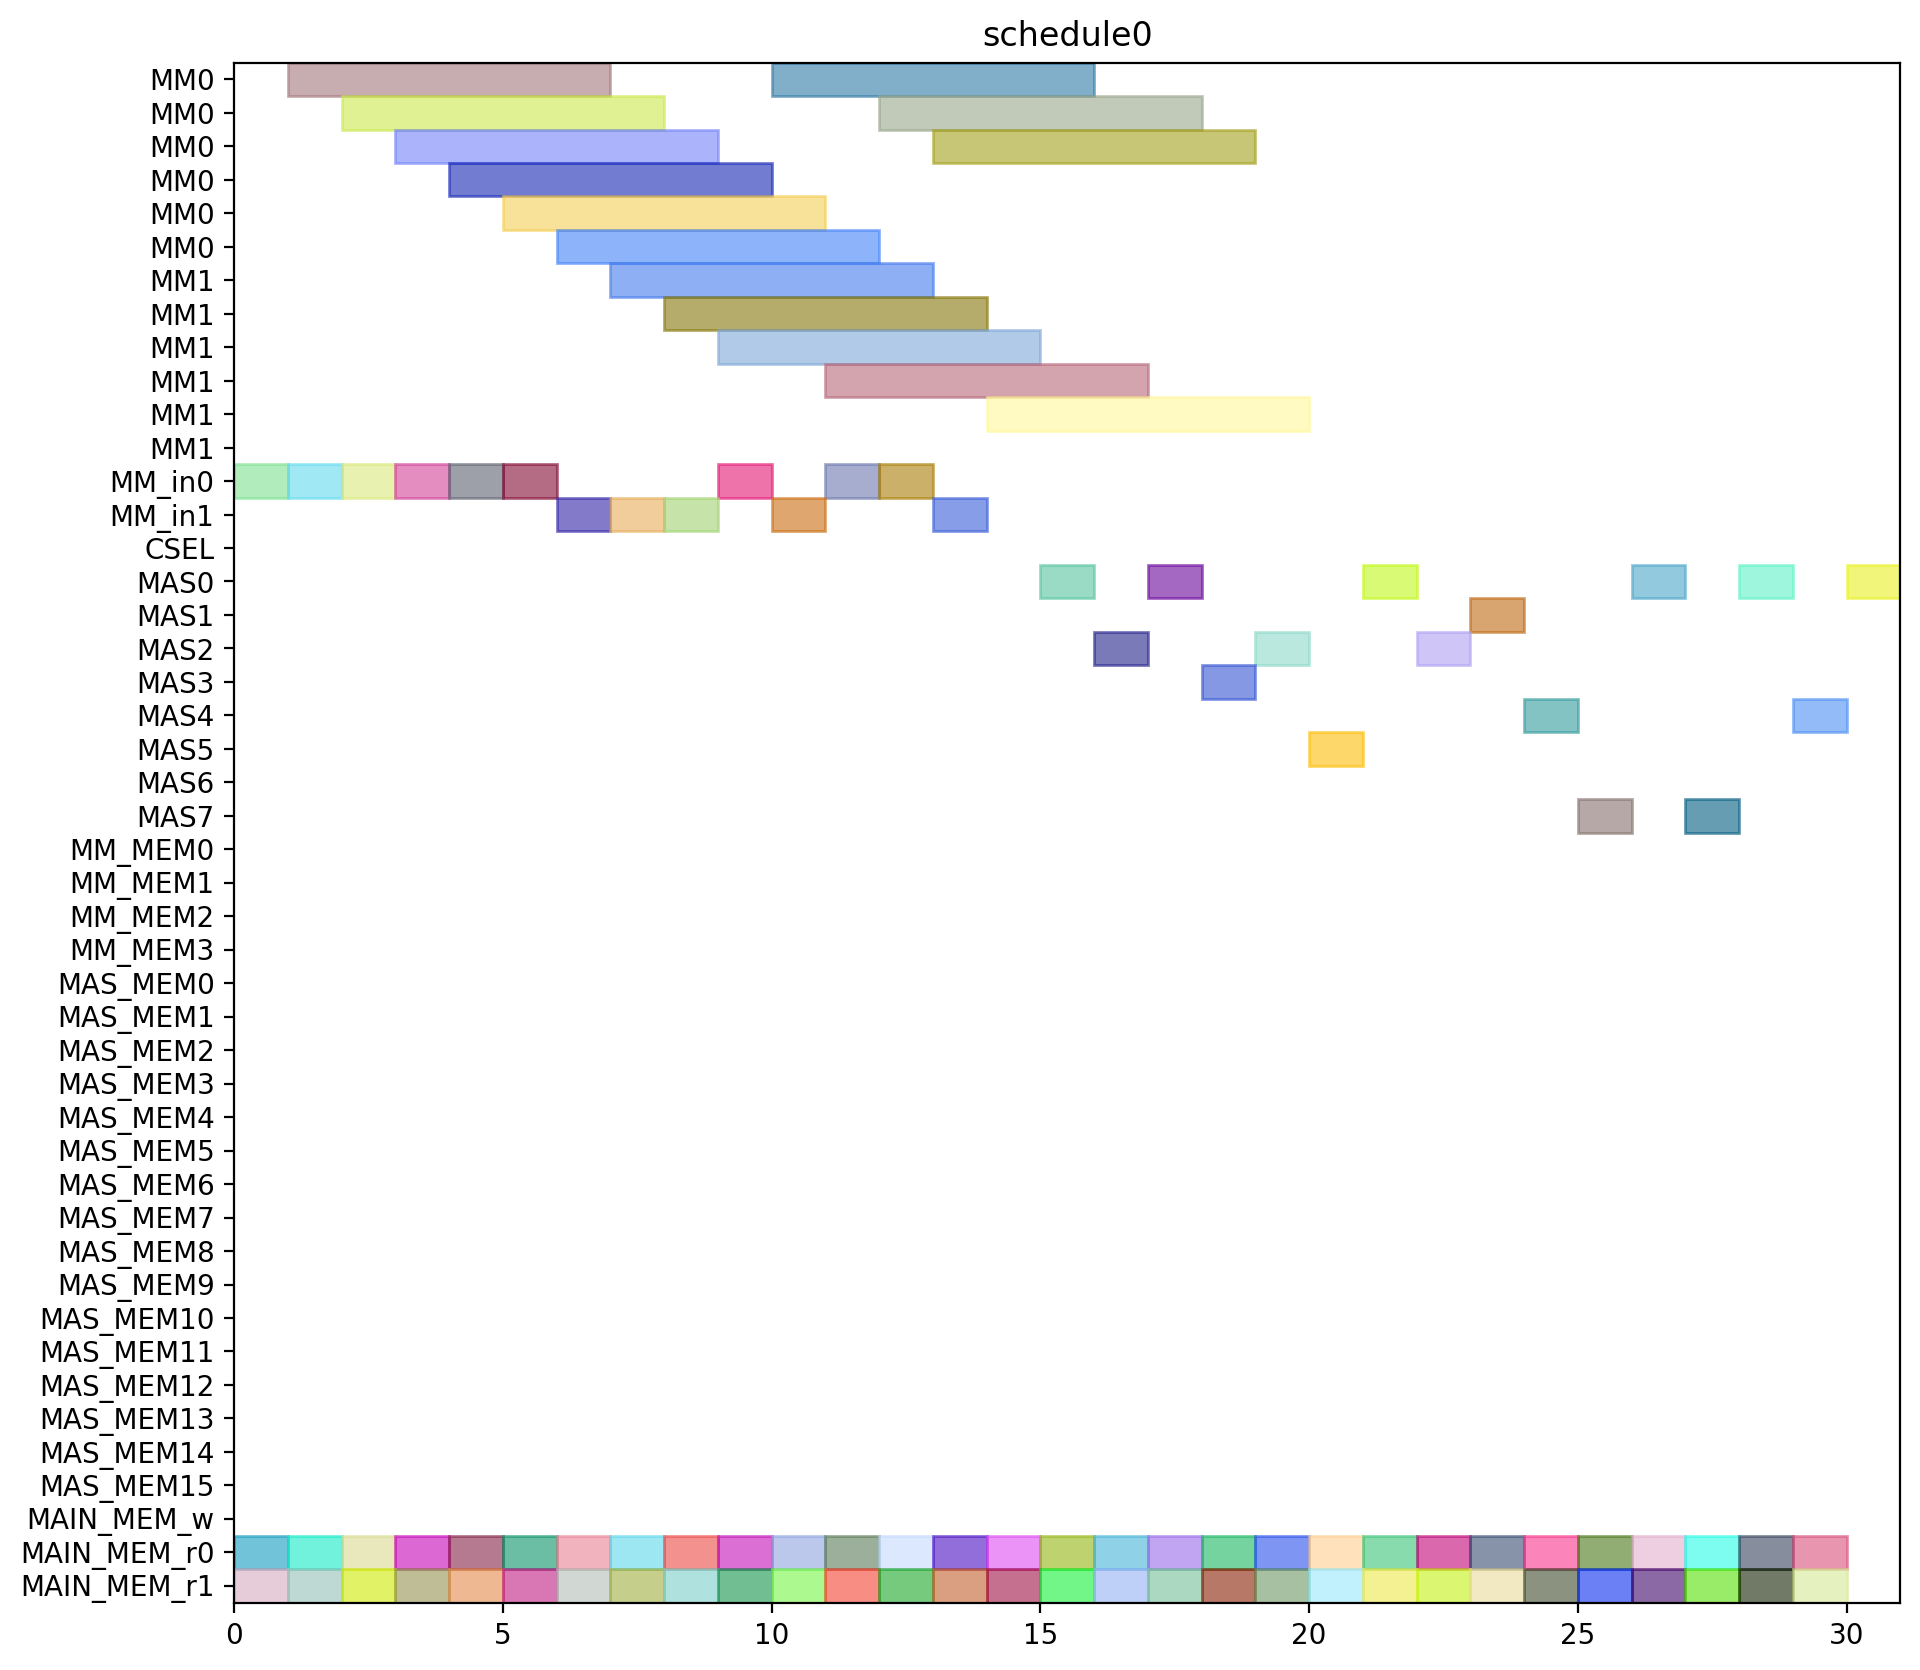

The Python source for this figure:
from pyschedule import Scenario, solvers, plotters, alt


def solve():
	horizon = 120
	S = Scenario("schedule0", horizon=horizon)

	# resource
	MM = S.Resources('MM', num=2, size=6)
	MM_in = S.Resources('MM_in', num=2)
	CSEL = S.Resource('CSEL')
	MAS = S.Resources('MAS', num=8, size=1, periods=range(1, horizon))
	MM_MEM = S.Resources('MM_MEM', num=4)
	MAS_MEM = S.Resources('MAS_MEM', num=16)
	MAIN_MEM_w = S.Resource('MAIN_MEM_w', size=1)
	MAIN_MEM_r = S.Resources('MAIN_MEM_r', num=2)

	# result of previous scheduling

	# new tasks
	r1_t0 = S.Task('r1_t0', length=6, delay_cost=1)
	r1_t0 += alt(MM)
	r1_t0_in = S.Task('r1_t0_in', length=1, delay_cost=1)
	r1_t0_in += alt(MM_in)
	S += r1_t0_in*MM_in[0]<=r1_t0*MM[0]
	S += r1_t0_in*MM_in[1]<=r1_t0*MM[1]
	r1_t0_mem0 = S.Task('r1_t0_mem0', length=1, delay_cost=1)
	r1_t0_mem0 += MAIN_MEM_r[0]
	S += r1_t0_mem0 <= r1_t0

	r1_t0_mem1 = S.Task('r1_t0_mem1', length=1, delay_cost=1)
	r1_t0_mem1 += MAIN_MEM_r[1]
	S += r1_t0_mem1 <= r1_t0

	r1_t1 = S.Task('r1_t1', length=6, delay_cost=1)
	r1_t1 += alt(MM)
	r1_t1_in = S.Task('r1_t1_in', length=1, delay_cost=1)
	r1_t1_in += alt(MM_in)
	S += r1_t1_in*MM_in[0]<=r1_t1*MM[0]
	S += r1_t1_in*MM_in[1]<=r1_t1*MM[1]
	r1_t1_mem0 = S.Task('r1_t1_mem0', length=1, delay_cost=1)
	r1_t1_mem0 += MAIN_MEM_r[0]
	S += r1_t1_mem0 <= r1_t1

	r1_t1_mem1 = S.Task('r1_t1_mem1', length=1, delay_cost=1)
	r1_t1_mem1 += MAIN_MEM_r[1]
	S += r1_t1_mem1 <= r1_t1

	r1_t2 = S.Task('r1_t2', length=1, delay_cost=1)
	r1_t2 += alt(MAS)
	r1_t2_mem0 = S.Task('r1_t2_mem0', length=1, delay_cost=1)
	r1_t2_mem0 += MAIN_MEM_r[0]
	S += r1_t2_mem0 <= r1_t2

	r1_t2_mem1 = S.Task('r1_t2_mem1', length=1, delay_cost=1)
	r1_t2_mem1 += MAIN_MEM_r[1]
	S += r1_t2_mem1 <= r1_t2

	r1_t3 = S.Task('r1_t3', length=1, delay_cost=1)
	r1_t3 += alt(MAS)
	r1_t3_mem0 = S.Task('r1_t3_mem0', length=1, delay_cost=1)
	r1_t3_mem0 += MAIN_MEM_r[0]
	S += r1_t3_mem0 <= r1_t3

	r1_t3_mem1 = S.Task('r1_t3_mem1', length=1, delay_cost=1)
	r1_t3_mem1 += MAIN_MEM_r[1]
	S += r1_t3_mem1 <= r1_t3

	r3_t0 = S.Task('r3_t0', length=6, delay_cost=1)
	r3_t0 += alt(MM)
	r3_t0_in = S.Task('r3_t0_in', length=1, delay_cost=1)
	r3_t0_in += alt(MM_in)
	S += r3_t0_in*MM_in[0]<=r3_t0*MM[0]
	S += r3_t0_in*MM_in[1]<=r3_t0*MM[1]
	r3_t0_mem0 = S.Task('r3_t0_mem0', length=1, delay_cost=1)
	r3_t0_mem0 += MAIN_MEM_r[0]
	S += r3_t0_mem0 <= r3_t0

	r3_t0_mem1 = S.Task('r3_t0_mem1', length=1, delay_cost=1)
	r3_t0_mem1 += MAIN_MEM_r[1]
	S += r3_t0_mem1 <= r3_t0

	r3_t1 = S.Task('r3_t1', length=6, delay_cost=1)
	r3_t1 += alt(MM)
	r3_t1_in = S.Task('r3_t1_in', length=1, delay_cost=1)
	r3_t1_in += alt(MM_in)
	S += r3_t1_in*MM_in[0]<=r3_t1*MM[0]
	S += r3_t1_in*MM_in[1]<=r3_t1*MM[1]
	r3_t1_mem0 = S.Task('r3_t1_mem0', length=1, delay_cost=1)
	r3_t1_mem0 += MAIN_MEM_r[0]
	S += r3_t1_mem0 <= r3_t1

	r3_t1_mem1 = S.Task('r3_t1_mem1', length=1, delay_cost=1)
	r3_t1_mem1 += MAIN_MEM_r[1]
	S += r3_t1_mem1 <= r3_t1

	r3_t2 = S.Task('r3_t2', length=1, delay_cost=1)
	r3_t2 += alt(MAS)
	r3_t2_mem0 = S.Task('r3_t2_mem0', length=1, delay_cost=1)
	r3_t2_mem0 += MAIN_MEM_r[0]
	S += r3_t2_mem0 <= r3_t2

	r3_t2_mem1 = S.Task('r3_t2_mem1', length=1, delay_cost=1)
	r3_t2_mem1 += MAIN_MEM_r[1]
	S += r3_t2_mem1 <= r3_t2

	r3_t3 = S.Task('r3_t3', length=1, delay_cost=1)
	r3_t3 += alt(MAS)
	r3_t3_mem0 = S.Task('r3_t3_mem0', length=1, delay_cost=1)
	r3_t3_mem0 += MAIN_MEM_r[0]
	S += r3_t3_mem0 <= r3_t3

	r3_t3_mem1 = S.Task('r3_t3_mem1', length=1, delay_cost=1)
	r3_t3_mem1 += MAIN_MEM_r[1]
	S += r3_t3_mem1 <= r3_t3

	r4_t0 = S.Task('r4_t0', length=6, delay_cost=1)
	r4_t0 += alt(MM)
	r4_t0_in = S.Task('r4_t0_in', length=1, delay_cost=1)
	r4_t0_in += alt(MM_in)
	S += r4_t0_in*MM_in[0]<=r4_t0*MM[0]
	S += r4_t0_in*MM_in[1]<=r4_t0*MM[1]
	r4_t0_mem0 = S.Task('r4_t0_mem0', length=1, delay_cost=1)
	r4_t0_mem0 += MAIN_MEM_r[0]
	S += r4_t0_mem0 <= r4_t0

	r4_t0_mem1 = S.Task('r4_t0_mem1', length=1, delay_cost=1)
	r4_t0_mem1 += MAIN_MEM_r[1]
	S += r4_t0_mem1 <= r4_t0

	r4_t1 = S.Task('r4_t1', length=6, delay_cost=1)
	r4_t1 += alt(MM)
	r4_t1_in = S.Task('r4_t1_in', length=1, delay_cost=1)
	r4_t1_in += alt(MM_in)
	S += r4_t1_in*MM_in[0]<=r4_t1*MM[0]
	S += r4_t1_in*MM_in[1]<=r4_t1*MM[1]
	r4_t1_mem0 = S.Task('r4_t1_mem0', length=1, delay_cost=1)
	r4_t1_mem0 += MAIN_MEM_r[0]
	S += r4_t1_mem0 <= r4_t1

	r4_t1_mem1 = S.Task('r4_t1_mem1', length=1, delay_cost=1)
	r4_t1_mem1 += MAIN_MEM_r[1]
	S += r4_t1_mem1 <= r4_t1

	r4_t2 = S.Task('r4_t2', length=1, delay_cost=1)
	r4_t2 += alt(MAS)
	r4_t2_mem0 = S.Task('r4_t2_mem0', length=1, delay_cost=1)
	r4_t2_mem0 += MAIN_MEM_r[0]
	S += r4_t2_mem0 <= r4_t2

	r4_t2_mem1 = S.Task('r4_t2_mem1', length=1, delay_cost=1)
	r4_t2_mem1 += MAIN_MEM_r[1]
	S += r4_t2_mem1 <= r4_t2

	r4_t3 = S.Task('r4_t3', length=1, delay_cost=1)
	r4_t3 += alt(MAS)
	r4_t3_mem0 = S.Task('r4_t3_mem0', length=1, delay_cost=1)
	r4_t3_mem0 += MAIN_MEM_r[0]
	S += r4_t3_mem0 <= r4_t3

	r4_t3_mem1 = S.Task('r4_t3_mem1', length=1, delay_cost=1)
	r4_t3_mem1 += MAIN_MEM_r[1]
	S += r4_t3_mem1 <= r4_t3

	r5_t0 = S.Task('r5_t0', length=6, delay_cost=1)
	r5_t0 += alt(MM)
	r5_t0_in = S.Task('r5_t0_in', length=1, delay_cost=1)
	r5_t0_in += alt(MM_in)
	S += r5_t0_in*MM_in[0]<=r5_t0*MM[0]
	S += r5_t0_in*MM_in[1]<=r5_t0*MM[1]
	r5_t0_mem0 = S.Task('r5_t0_mem0', length=1, delay_cost=1)
	r5_t0_mem0 += MAIN_MEM_r[0]
	S += r5_t0_mem0 <= r5_t0

	r5_t0_mem1 = S.Task('r5_t0_mem1', length=1, delay_cost=1)
	r5_t0_mem1 += MAIN_MEM_r[1]
	S += r5_t0_mem1 <= r5_t0

	r5_t1 = S.Task('r5_t1', length=6, delay_cost=1)
	r5_t1 += alt(MM)
	r5_t1_in = S.Task('r5_t1_in', length=1, delay_cost=1)
	r5_t1_in += alt(MM_in)
	S += r5_t1_in*MM_in[0]<=r5_t1*MM[0]
	S += r5_t1_in*MM_in[1]<=r5_t1*MM[1]
	r5_t1_mem0 = S.Task('r5_t1_mem0', length=1, delay_cost=1)
	r5_t1_mem0 += MAIN_MEM_r[0]
	S += r5_t1_mem0 <= r5_t1

	r5_t1_mem1 = S.Task('r5_t1_mem1', length=1, delay_cost=1)
	r5_t1_mem1 += MAIN_MEM_r[1]
	S += r5_t1_mem1 <= r5_t1

	r5_t2 = S.Task('r5_t2', length=1, delay_cost=1)
	r5_t2 += alt(MAS)
	r5_t2_mem0 = S.Task('r5_t2_mem0', length=1, delay_cost=1)
	r5_t2_mem0 += MAIN_MEM_r[0]
	S += r5_t2_mem0 <= r5_t2

	r5_t2_mem1 = S.Task('r5_t2_mem1', length=1, delay_cost=1)
	r5_t2_mem1 += MAIN_MEM_r[1]
	S += r5_t2_mem1 <= r5_t2

	r5_t3 = S.Task('r5_t3', length=1, delay_cost=1)
	r5_t3 += alt(MAS)
	r5_t3_mem0 = S.Task('r5_t3_mem0', length=1, delay_cost=1)
	r5_t3_mem0 += MAIN_MEM_r[0]
	S += r5_t3_mem0 <= r5_t3

	r5_t3_mem1 = S.Task('r5_t3_mem1', length=1, delay_cost=1)
	r5_t3_mem1 += MAIN_MEM_r[1]
	S += r5_t3_mem1 <= r5_t3

	r6_t0 = S.Task('r6_t0', length=6, delay_cost=1)
	r6_t0 += alt(MM)
	r6_t0_in = S.Task('r6_t0_in', length=1, delay_cost=1)
	r6_t0_in += alt(MM_in)
	S += r6_t0_in*MM_in[0]<=r6_t0*MM[0]
	S += r6_t0_in*MM_in[1]<=r6_t0*MM[1]
	r6_t0_mem0 = S.Task('r6_t0_mem0', length=1, delay_cost=1)
	r6_t0_mem0 += MAIN_MEM_r[0]
	S += r6_t0_mem0 <= r6_t0

	r6_t0_mem1 = S.Task('r6_t0_mem1', length=1, delay_cost=1)
	r6_t0_mem1 += MAIN_MEM_r[1]
	S += r6_t0_mem1 <= r6_t0

	r6_t1 = S.Task('r6_t1', length=6, delay_cost=1)
	r6_t1 += alt(MM)
	r6_t1_in = S.Task('r6_t1_in', length=1, delay_cost=1)
	r6_t1_in += alt(MM_in)
	S += r6_t1_in*MM_in[0]<=r6_t1*MM[0]
	S += r6_t1_in*MM_in[1]<=r6_t1*MM[1]
	r6_t1_mem0 = S.Task('r6_t1_mem0', length=1, delay_cost=1)
	r6_t1_mem0 += MAIN_MEM_r[0]
	S += r6_t1_mem0 <= r6_t1

	r6_t1_mem1 = S.Task('r6_t1_mem1', length=1, delay_cost=1)
	r6_t1_mem1 += MAIN_MEM_r[1]
	S += r6_t1_mem1 <= r6_t1

	r6_t2 = S.Task('r6_t2', length=1, delay_cost=1)
	r6_t2 += alt(MAS)
	r6_t2_mem0 = S.Task('r6_t2_mem0', length=1, delay_cost=1)
	r6_t2_mem0 += MAIN_MEM_r[0]
	S += r6_t2_mem0 <= r6_t2

	r6_t2_mem1 = S.Task('r6_t2_mem1', length=1, delay_cost=1)
	r6_t2_mem1 += MAIN_MEM_r[1]
	S += r6_t2_mem1 <= r6_t2

	r6_t3 = S.Task('r6_t3', length=1, delay_cost=1)
	r6_t3 += alt(MAS)
	r6_t3_mem0 = S.Task('r6_t3_mem0', length=1, delay_cost=1)
	r6_t3_mem0 += MAIN_MEM_r[0]
	S += r6_t3_mem0 <= r6_t3

	r6_t3_mem1 = S.Task('r6_t3_mem1', length=1, delay_cost=1)
	r6_t3_mem1 += MAIN_MEM_r[1]
	S += r6_t3_mem1 <= r6_t3

	r9_t2 = S.Task('r9_t2', length=1, delay_cost=1)
	r9_t2 += alt(MAS)
	r9_t2_mem0 = S.Task('r9_t2_mem0', length=1, delay_cost=1)
	r9_t2_mem0 += MAIN_MEM_r[0]
	S += r9_t2_mem0 <= r9_t2

	r9_t2_mem1 = S.Task('r9_t2_mem1', length=1, delay_cost=1)
	r9_t2_mem1 += MAIN_MEM_r[1]
	S += r9_t2_mem1 <= r9_t2

	r12_t0 = S.Task('r12_t0', length=6, delay_cost=1)
	r12_t0 += alt(MM)
	r12_t0_in = S.Task('r12_t0_in', length=1, delay_cost=1)
	r12_t0_in += alt(MM_in)
	S += r12_t0_in*MM_in[0]<=r12_t0*MM[0]
	S += r12_t0_in*MM_in[1]<=r12_t0*MM[1]
	r12_t0_mem0 = S.Task('r12_t0_mem0', length=1, delay_cost=1)
	r12_t0_mem0 += MAIN_MEM_r[0]
	S += r12_t0_mem0 <= r12_t0

	r12_t0_mem1 = S.Task('r12_t0_mem1', length=1, delay_cost=1)
	r12_t0_mem1 += MAIN_MEM_r[1]
	S += r12_t0_mem1 <= r12_t0

	r12_t1 = S.Task('r12_t1', length=6, delay_cost=1)
	r12_t1 += alt(MM)
	r12_t1_in = S.Task('r12_t1_in', length=1, delay_cost=1)
	r12_t1_in += alt(MM_in)
	S += r12_t1_in*MM_in[0]<=r12_t1*MM[0]
	S += r12_t1_in*MM_in[1]<=r12_t1*MM[1]
	r12_t1_mem0 = S.Task('r12_t1_mem0', length=1, delay_cost=1)
	r12_t1_mem0 += MAIN_MEM_r[0]
	S += r12_t1_mem0 <= r12_t1

	r12_t1_mem1 = S.Task('r12_t1_mem1', length=1, delay_cost=1)
	r12_t1_mem1 += MAIN_MEM_r[1]
	S += r12_t1_mem1 <= r12_t1

	r12_t2 = S.Task('r12_t2', length=1, delay_cost=1)
	r12_t2 += alt(MAS)
	r12_t2_mem0 = S.Task('r12_t2_mem0', length=1, delay_cost=1)
	r12_t2_mem0 += MAIN_MEM_r[0]
	S += r12_t2_mem0 <= r12_t2

	r12_t2_mem1 = S.Task('r12_t2_mem1', length=1, delay_cost=1)
	r12_t2_mem1 += MAIN_MEM_r[1]
	S += r12_t2_mem1 <= r12_t2

	r12_t3 = S.Task('r12_t3', length=1, delay_cost=1)
	r12_t3 += alt(MAS)
	r12_t3_mem0 = S.Task('r12_t3_mem0', length=1, delay_cost=1)
	r12_t3_mem0 += MAIN_MEM_r[0]
	S += r12_t3_mem0 <= r12_t3

	r12_t3_mem1 = S.Task('r12_t3_mem1', length=1, delay_cost=1)
	r12_t3_mem1 += MAIN_MEM_r[1]
	S += r12_t3_mem1 <= r12_t3

	r13_t0 = S.Task('r13_t0', length=6, delay_cost=1)
	r13_t0 += alt(MM)
	r13_t0_in = S.Task('r13_t0_in', length=1, delay_cost=1)
	r13_t0_in += alt(MM_in)
	S += r13_t0_in*MM_in[0]<=r13_t0*MM[0]
	S += r13_t0_in*MM_in[1]<=r13_t0*MM[1]
	r13_t0_mem0 = S.Task('r13_t0_mem0', length=1, delay_cost=1)
	r13_t0_mem0 += MAIN_MEM_r[0]
	S += r13_t0_mem0 <= r13_t0

	r13_t0_mem1 = S.Task('r13_t0_mem1', length=1, delay_cost=1)
	r13_t0_mem1 += MAIN_MEM_r[1]
	S += r13_t0_mem1 <= r13_t0

	r13_t1 = S.Task('r13_t1', length=6, delay_cost=1)
	r13_t1 += alt(MM)
	r13_t1_in = S.Task('r13_t1_in', length=1, delay_cost=1)
	r13_t1_in += alt(MM_in)
	S += r13_t1_in*MM_in[0]<=r13_t1*MM[0]
	S += r13_t1_in*MM_in[1]<=r13_t1*MM[1]
	r13_t1_mem0 = S.Task('r13_t1_mem0', length=1, delay_cost=1)
	r13_t1_mem0 += MAIN_MEM_r[0]
	S += r13_t1_mem0 <= r13_t1

	r13_t1_mem1 = S.Task('r13_t1_mem1', length=1, delay_cost=1)
	r13_t1_mem1 += MAIN_MEM_r[1]
	S += r13_t1_mem1 <= r13_t1

	r13_t2 = S.Task('r13_t2', length=1, delay_cost=1)
	r13_t2 += alt(MAS)
	r13_t2_mem0 = S.Task('r13_t2_mem0', length=1, delay_cost=1)
	r13_t2_mem0 += MAIN_MEM_r[0]
	S += r13_t2_mem0 <= r13_t2

	r13_t2_mem1 = S.Task('r13_t2_mem1', length=1, delay_cost=1)
	r13_t2_mem1 += MAIN_MEM_r[1]
	S += r13_t2_mem1 <= r13_t2

	r13_t3 = S.Task('r13_t3', length=1, delay_cost=1)
	r13_t3 += alt(MAS)
	r13_t3_mem0 = S.Task('r13_t3_mem0', length=1, delay_cost=1)
	r13_t3_mem0 += MAIN_MEM_r[0]
	S += r13_t3_mem0 <= r13_t3

	r13_t3_mem1 = S.Task('r13_t3_mem1', length=1, delay_cost=1)
	r13_t3_mem1 += MAIN_MEM_r[1]
	S += r13_t3_mem1 <= r13_t3

	r16_t3 = S.Task('r16_t3', length=1, delay_cost=1)
	r16_t3 += alt(MAS)
	r16_t3_mem0 = S.Task('r16_t3_mem0', length=1, delay_cost=1)
	r16_t3_mem0 += MAIN_MEM_r[0]
	S += r16_t3_mem0 <= r16_t3

	r16_t3_mem1 = S.Task('r16_t3_mem1', length=1, delay_cost=1)
	r16_t3_mem1 += MAIN_MEM_r[1]
	S += r16_t3_mem1 <= r16_t3

	solvers.mip.solve(S,msg=1,kind='CPLEX',ratio_gap=1.01)

	solution = [['hoge']*len(S.solution()[1]) for i in range(len(S.solution()))]
	for i in range(len(S.solution())):
		for j in range(len(S.solution()[i])):
			solution[i][j]=str(S.solution()[i][j])
	print(solution)

	cycles = int(solution[-1][3])

	pic_file_name = "/home/mfukuda/ABE/multiRAM_multiMAS_16mux/scheduling_result/stage6MM2_stage1MAS8/EP2_YRECOVER/schedule0.png"
	if(S.solution() != []):
		plotters.matplotlib.plot(S,img_filename=pic_file_name, show_task_labels=False, fig_size=(cycles*0.25+3, 10))

	return solution
